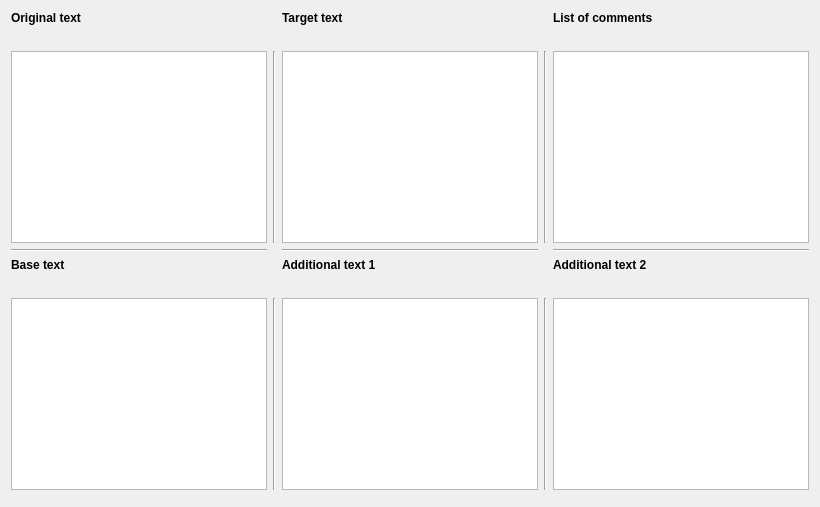
  <widget class="QWidget" name="centralWidget">
   <property name="sizePolicy">
    <sizepolicy hsizetype="Preferred" vsizetype="Maximum">
     <horstretch>0</horstretch>
     <verstretch>0</verstretch>
    </sizepolicy>
   </property>
   <layout class="QGridLayout" name="gridLayout">
    <item row="6" column="2">
     <widget class="QTextEdit" name="textEdit_Additional1">
      <property name="mouseTracking">
       <bool>true</bool>
      </property>
      <property name="contextMenuPolicy">
       <enum>Qt::CustomContextMenu</enum>
      </property>
      <property name="undoRedoEnabled">
       <bool>false</bool>
      </property>
      <property name="readOnly">
       <bool>true</bool>
      </property>
     </widget>
    </item>
    <item row="2" column="4">
     <widget class="QTextEdit" name="textEdit_List">
      <property name="mouseTracking">
       <bool>true</bool>
      </property>
      <property name="contextMenuPolicy">
       <enum>Qt::CustomContextMenu</enum>
      </property>
      <property name="readOnly">
       <bool>false</bool>
      </property>
      <property name="textInteractionFlags">
       <set>Qt::TextEditorInteraction</set>
      </property>
     </widget>
    </item>
    <item row="0" column="0">
     <widget class="QLabel" name="label_Original">
      <property name="text">
       <string>&lt;html&gt;&lt;head/&gt;&lt;body&gt;&lt;p&gt;&lt;span style=&quot; font-weight:600;&quot;&gt;Original text&lt;/span&gt;&lt;/p&gt;&lt;/body&gt;&lt;/html&gt;</string>
      </property>
     </widget>
    </item>
    <item row="0" column="4">
     <widget class="QLabel" name="label_List">
      <property name="text">
       <string>&lt;html&gt;&lt;head/&gt;&lt;body&gt;&lt;p&gt;&lt;span style=&quot; font-weight:600;&quot;&gt;List of comments&lt;/span&gt;&lt;/p&gt;&lt;/body&gt;&lt;/html&gt;</string>
      </property>
     </widget>
    </item>
    <item row="2" column="0">
     <widget class="QTextEdit" name="textEdit_Original">
      <property name="font">
       <font>
        <weight>50</weight>
        <italic>false</italic>
        <bold>false</bold>
        <underline>false</underline>
        <strikeout>false</strikeout>
       </font>
      </property>
      <property name="mouseTracking">
       <bool>true</bool>
      </property>
      <property name="contextMenuPolicy">
       <enum>Qt::CustomContextMenu</enum>
      </property>
      <property name="frameShape">
       <enum>QFrame::StyledPanel</enum>
      </property>
      <property name="frameShadow">
       <enum>QFrame::Sunken</enum>
      </property>
      <property name="lineWidth">
       <number>1</number>
      </property>
      <property name="midLineWidth">
       <number>0</number>
      </property>
      <property name="undoRedoEnabled">
       <bool>false</bool>
      </property>
      <property name="readOnly">
       <bool>true</bool>
      </property>
      <property name="textInteractionFlags">
       <set>Qt::TextSelectableByKeyboard|Qt::TextSelectableByMouse</set>
      </property>
     </widget>
    </item>
    <item row="10" column="1">
     <widget class="Line" name="line_3">
      <property name="orientation">
       <enum>Qt::Vertical</enum>
      </property>
     </widget>
    </item>
    <item row="2" column="1">
     <widget class="Line" name="line_4">
      <property name="orientation">
       <enum>Qt::Vertical</enum>
      </property>
     </widget>
    </item>
    <item row="3" column="0">
     <widget class="Line" name="line">
      <property name="orientation">
       <enum>Qt::Horizontal</enum>
      </property>
     </widget>
    </item>
    <item row="4" column="2">
     <widget class="QLabel" name="label_Additional1">
      <property name="text">
       <string>&lt;html&gt;&lt;head/&gt;&lt;body&gt;&lt;p&gt;&lt;span style=&quot; font-weight:600;&quot;&gt;Additional text 1&lt;/span&gt;&lt;/p&gt;&lt;/body&gt;&lt;/html&gt;</string>
      </property>
     </widget>
    </item>
    <item row="6" column="4">
     <widget class="QTextEdit" name="textEdit_Additional2">
      <property name="mouseTracking">
       <bool>true</bool>
      </property>
      <property name="contextMenuPolicy">
       <enum>Qt::CustomContextMenu</enum>
      </property>
      <property name="undoRedoEnabled">
       <bool>false</bool>
      </property>
      <property name="readOnly">
       <bool>true</bool>
      </property>
      <property name="textInteractionFlags">
       <set>Qt::TextSelectableByKeyboard|Qt::TextSelectableByMouse</set>
      </property>
     </widget>
    </item>
    <item row="6" column="0">
     <widget class="QTextEdit" name="textEdit_BaseText">
      <property name="mouseTracking">
       <bool>true</bool>
      </property>
      <property name="contextMenuPolicy">
       <enum>Qt::CustomContextMenu</enum>
      </property>
      <property name="undoRedoEnabled">
       <bool>false</bool>
      </property>
      <property name="readOnly">
       <bool>true</bool>
      </property>
      <property name="textInteractionFlags">
       <set>Qt::TextSelectableByKeyboard|Qt::TextSelectableByMouse</set>
      </property>
     </widget>
    </item>
    <item row="2" column="2">
     <widget class="QTextEdit" name="textEdit_TargetText">
      <property name="mouseTracking">
       <bool>true</bool>
      </property>
      <property name="contextMenuPolicy">
       <enum>Qt::CustomContextMenu</enum>
      </property>
      <property name="undoRedoEnabled">
       <bool>false</bool>
      </property>
      <property name="readOnly">
       <bool>true</bool>
      </property>
      <property name="textInteractionFlags">
       <set>Qt::TextSelectableByKeyboard|Qt::TextSelectableByMouse</set>
      </property>
     </widget>
    </item>
    <item row="0" column="2">
     <widget class="QLabel" name="label_TargetText">
      <property name="text">
       <string>&lt;b&gt;Target text&lt;/b&gt;</string>
      </property>
     </widget>
    </item>
    <item row="4" column="0">
     <widget class="QLabel" name="label_BaseText">
      <property name="text">
       <string>&lt;b&gt;Base text&lt;b&gt;</string>
      </property>
     </widget>
    </item>
    <item row="2" column="3">
     <widget class="Line" name="line_5">
      <property name="orientation">
       <enum>Qt::Vertical</enum>
      </property>
     </widget>
    </item>
    <item row="6" column="1">
     <widget class="Line" name="line_6">
      <property name="orientation">
       <enum>Qt::Vertical</enum>
      </property>
     </widget>
    </item>
    <item row="4" column="4">
     <widget class="QLabel" name="label_Additional2">
      <property name="text">
       <string>&lt;html&gt;&lt;head/&gt;&lt;body&gt;&lt;p&gt;&lt;span style=&quot; font-weight:600;&quot;&gt;Additional text 2&lt;/span&gt;&lt;/p&gt;&lt;/body&gt;&lt;/html&gt;</string>
      </property>
     </widget>
    </item>
    <item row="3" column="2">
     <widget class="Line" name="line_2">
      <property name="orientation">
       <enum>Qt::Horizontal</enum>
      </property>
     </widget>
    </item>
    <item row="6" column="3">
     <widget class="Line" name="line_7">
      <property name="orientation">
       <enum>Qt::Vertical</enum>
      </property>
     </widget>
    </item>
    <item row="3" column="4">
     <widget class="Line" name="line_8">
      <property name="orientation">
       <enum>Qt::Horizontal</enum>
      </property>
     </widget>
    </item>
    <item row="1" column="0">
     <widget class="QLabel" name="label_dir_original">
      <property name="text">
       <string/>
      </property>
     </widget>
    </item>
    <item row="1" column="2">
     <widget class="QLabel" name="label_dir_target">
      <property name="focusPolicy">
       <enum>Qt::ClickFocus</enum>
      </property>
      <property name="text">
       <string/>
      </property>
     </widget>
    </item>
    <item row="1" column="4">
     <widget class="QLabel" name="label_dir_list">
      <property name="text">
       <string/>
      </property>
     </widget>
    </item>
    <item row="5" column="0">
     <widget class="QLabel" name="label_dir_base">
      <property name="text">
       <string/>
      </property>
     </widget>
    </item>
    <item row="5" column="2">
     <widget class="QLabel" name="label_dir_add1">
      <property name="text">
       <string/>
      </property>
     </widget>
    </item>
    <item row="5" column="4">
     <widget class="QLabel" name="label_dir_add2">
      <property name="text">
       <string/>
      </property>
     </widget>
    </item>
   </layout>
  </widget>
